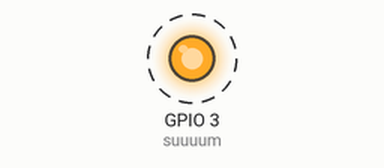
Recording of a sketch running on a simulated ESP32. Shown: output pins drawn as LEDs (lit = HIGH). Dashed ring = blinking.

Above: at 0.5 s.
Timing chart, 0 to 4.6 s (numbered marks = the images above):
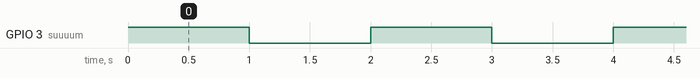

The sketch:

ESP32_WROOM_DevkitV4_BLINK.ino
```cpp
const int suuuum = 3;
// the setup function runs once when you press reset or power the board
void setup() {
  // initialize digital pin LED_BUILTIN as an output.
  pinMode(suuuum, OUTPUT);
}

// the loop function runs over and over again forever
void loop() {
  digitalWrite(suuuum, HIGH);  // turn the LED on (HIGH is the voltage level)
  delay(1000);                      // wait for a second
  digitalWrite(suuuum, LOW);   // turn the LED off by making the voltage LOW
  delay(1000);                      // wait for a second
}
```

Measured:
- by itself, GPIO 3 (suuuum): alternates HIGH for 1.0 s and LOW for 1.0 s
